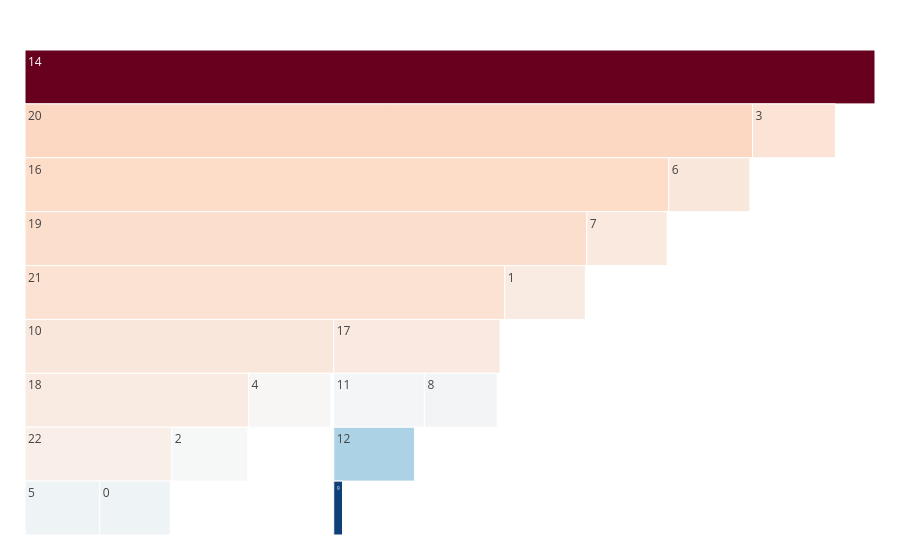

Notebook code for this chart:
### Code cell
fig = make_icicle(path_templ(100))
fig.show()

### Figure 1 — Plotly figure (JSON) as saved in the notebook; plotly's stock layout.template omitted (floating-point values rounded to 4 significant figures)
{"data": [{"labels": ["0", "1", "2", "3", "4", "5", "6", "7", "8", "9", "10", "11", "12", "13", "14", "15", "16", "17", "18", "19", "20", "21", "22"], "marker": {"cmid": -5.904, "colors": [-6.286, -5.204, -5.932, -4.803, -5.851, -6.286, -4.987, -5.107, -6.133, -13.38, -5.012, -6.039, -8.442, -8.008, 2.069, -12.97, -4.352, -5.124, -5.197, -4.462, -4.198, -4.68, -5.4], "colorscale": [[0, "rgb(5,48,97)"], [0.1, "rgb(33,102,172)"], [0.2, "rgb(67,147,195)"], [0.3, "rgb(146,197,222)"], [0.4, "rgb(209,229,240)"], [0.5, "rgb(247,247,247)"], [0.6, "rgb(253,219,199)"], [0.7, "rgb(244,165,130)"], [0.8, "rgb(214,96,77)"], [0.9, "rgb(178,24,43)"], [1, "rgb(103,0,31)"]]}, "parents": ["22", "19", "18", "14", "10", "22", "20", "16", "17", "12", "21", "17", "11", "11", "", "12", "20", "21", "10", "16", "14", "19", "18"], "root": {"color": "lightgrey"}, "tiling": {"orientation": "v"}, "type": "icicle", "values": [5796, 6640, 6264, 6837, 6786, 6155, 6690, 6625, 6006, 747, 235, 779, 5933, 3, 3254, 4, 120, 227, 54, 111, 213, 387, 134]}], "layout": {"margin": {"b": 25, "l": 25, "r": 25, "t": 50}}}
